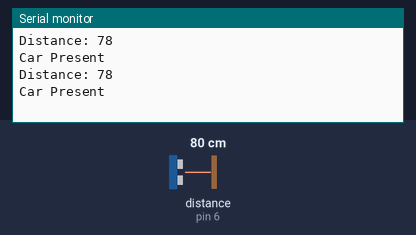
Recording of a sketch running on a simulated Arduino Uno, built with avr-gcc and run on an emulated ATmega328P. On the bench: the last lines printed to the serial monitor. Wiring (inferred from the names in the program): ultrasonic range finder: trigger pin 7; echo pin 6. The test bench sets the inputs (shaded band); at power-on: distance to the obstacle (sensor on pin 6) 80 cm. The echo pulse lasts 58.3 µs per cm.

Above: at 1.8 s.
1.9 s: distance to the obstacle (sensor on pin 6) set to 2 cm
At 2.8 s:
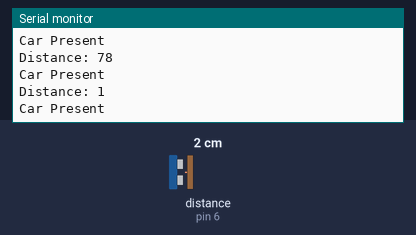
3.4 s: distance to the obstacle (sensor on pin 6) set to 4 cm
At 4.6 s:
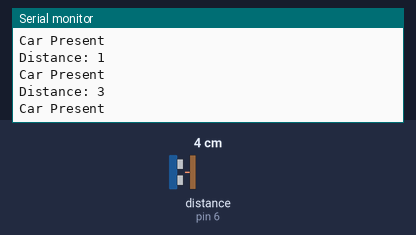
Timing chart, 0 to 6.4 s (numbered marks = the images above; inputs shaded):
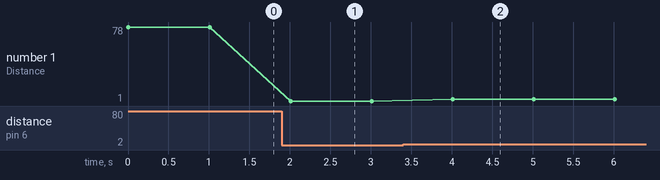

Measured:
- after the input at 1.9 s, the serial monitor: prints a new line after 0.11 s (image 1)
- after the input at 3.4 s, the serial monitor: prints a new line after 0.61 s (image 2)
- plotted number 1: 78 → 1 after the input at 1.9 s, 1 → 3 after the input at 3.4 s

The sketch:

code.ino
```cpp
// C++ code
//
const int trigPin = 7;
const int echoPin = 6;
long duration;
int distance;
void setup()
{
  pinMode(trigPin, OUTPUT);
  pinMode(echoPin, INPUT);
  Serial.begin(9600);
}

void loop()
{
  digitalWrite(trigPin, LOW);
  delayMicroseconds(2);
  digitalWrite(trigPin, HIGH);
  delayMicroseconds(10);
  digitalWrite(trigPin, LOW);
  duration = pulseIn(echoPin, HIGH);
  distance= duration*0.034/2;
  Serial.print("Distance: ");
  Serial.println(distance);
  if(distance < 300) Serial.println("Car Present");
  else Serial.println("Car Not Present");
  delay(1000);
}
```
